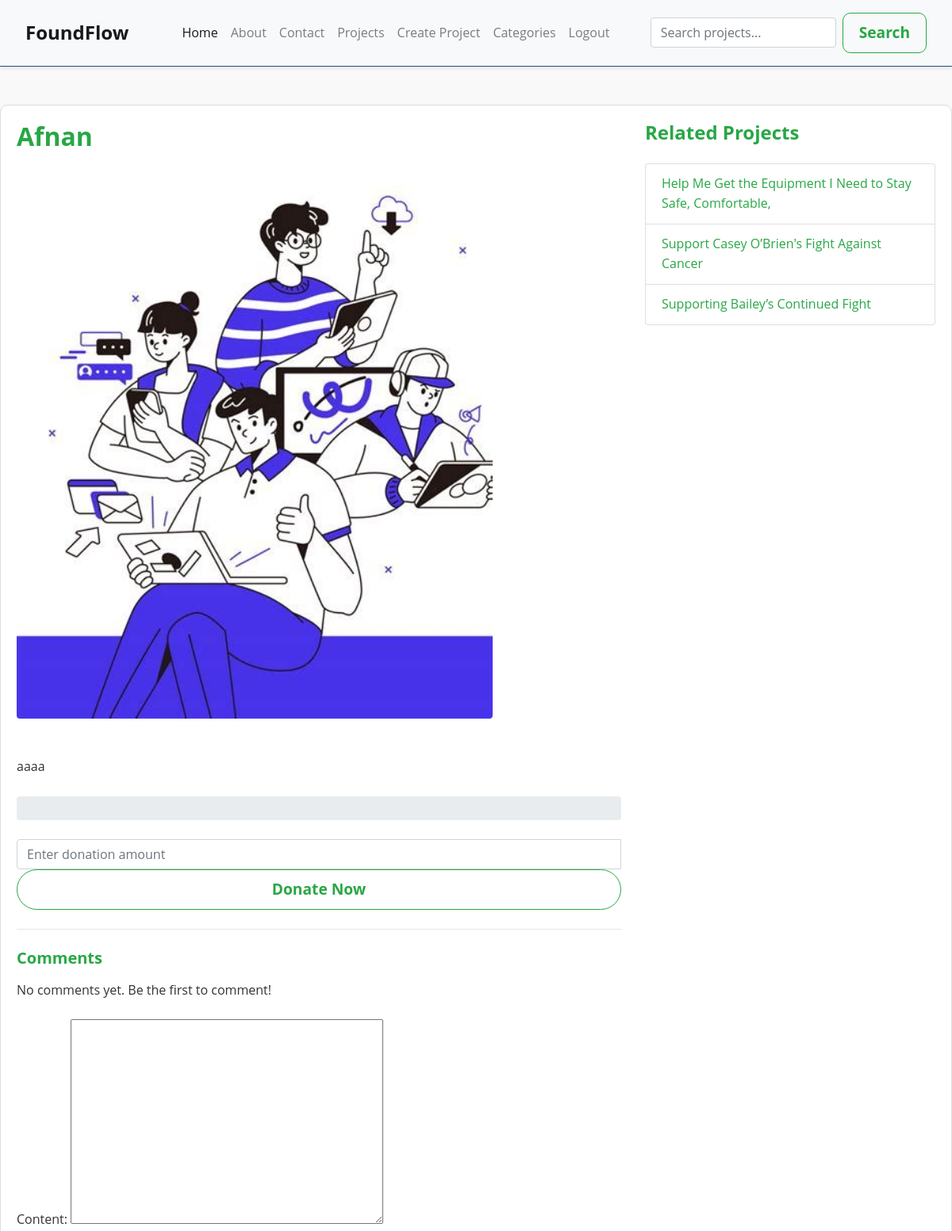
The page /founding/project/1/ (signed in, upper part) on the database as committed earlier.
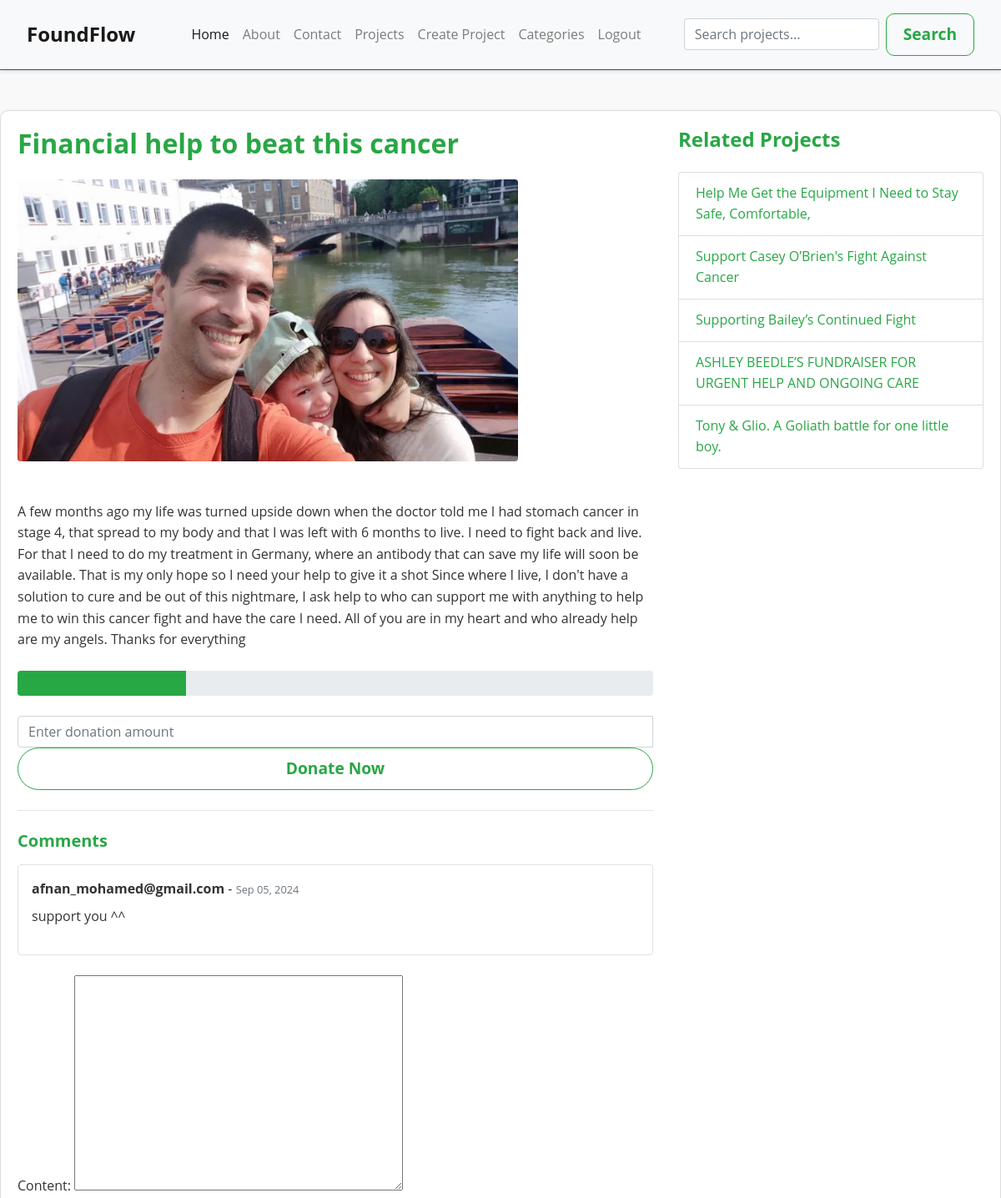
The same page on the database as committed later.
### founding/models.py (models this page shows, shortened)
class Project(models.Model):
    title = models.CharField(max_length=200)
    details = models.TextField()
    category = models.ForeignKey(Category, on_delete=models.CASCADE, default=1)
    pictures = models.ImageField(upload_to='project_images/', blank=True, null=True)
    total_target = models.DecimalField(max_digits=10, decimal_places=2)
    current_amount = models.IntegerField(default=0)
    tags = models.CharField(max_length=200, help_text="Comma-separated tags")
    start_time = models.DateTimeField(default=timezone.now)
    end_time = models.DateTimeField()
    is_active = models.BooleanField(default=True)
    @property
    def progress(self):
        if self.total_target > 0:
            return (self.current_amount / self.total_target) * 100
        return 0

class Comment(models.Model):
    user = models.ForeignKey(User, on_delete=models.CASCADE, related_name='comments')
    project = models.ForeignKey(Project, on_delete=models.CASCADE, related_name='comments')
    content = models.TextField()
    parent = models.ForeignKey('self', on_delete=models.SET_NULL, null=True, blank=True, related_name='replies')
    reported = models.BooleanField(default=False)
    created_at = models.DateTimeField(auto_now_add=True)

### founding/views.py (the view, shortened to what this page needs)
# urls.py: path('project/<int:pk>/', views.project_detail, name='project_detail'),
@login_required
def project_detail(request, pk):
    project = get_object_or_404(Project, pk=pk)
    related_projects = Project.objects.filter(category=project.category).exclude(pk=pk)[:5]
    comment_form = CommentForm()
    return render(request, 'founding/project_detail.html', {
        'project': project,
        'related_projects': related_projects,
        'comment_form': comment_form
    })

### founding/forms.py
class CommentForm(forms.ModelForm):
    class Meta:
        model = Comment
        fields = ['content']

### founding/templates/founding/project_detail.html (shortened to what this page needs)
{% extends 'base.html' %}
{% block content %}
<div class="container mt-5">
    <div class="row g-4">
        <div class="col-md-8">
            <h2 class="project-title text-success mb-4">{{ project.title }}</h2>
            {% if project.pictures %}
                <img src="{{ project.pictures.url }}" class="img-fluid rounded mb-4" alt="{{ project.title }}" style="width: 100%; max-width: 600px; height: auto; object-fit: cover;">
            {% endif %}
            <p class="mb-4">{{ project.details }}</p>
            <div class="progress mb-4" style="height: 30px;">
                <div class="progress-bar bg-success" role="progressbar" style="width: {{ project.progress }}%;" aria-valuenow="{{ project.progress }}" aria-valuemin="0" aria-valuemax="100">
                </div>
            </div>
            {% if user.is_authenticated %}
                <form method="POST" class="mb-4">
                    <div class="input-group">
                        <input type="number" name="amount" class="form-control" placeholder="Enter donation amount" required>
                        <button type="submit" name="donate" class="btn btn-outline-success-custom btn-block rounded-pill">Donate Now</button>
                    </div>
                </form>
            {% else %}
                <p class="mb-4">Please <a href="{% url 'login' %}">login</a> to donate.</p>
            {% endif %}
            <hr class="my-4">
            <h5 class="text-success mb-3">Comments</h5>
            <div class="comments-section mb-4">
                {% for comment in project.comments.all %}
                    <div class="comment mb-3 p-3 border rounded">
                        <strong>{{ comment.user.username }}</strong> - <small class="text-muted">{{ comment.created_at|date:"M d, Y" }}</small>
                        <p class="mt-2">{{ comment.content }}</p>
                    </div>
                {% empty %}
                    <p>No comments yet. Be the first to comment!</p>
                {% endfor %}
            </div>
            {% if user.is_authenticated %}
                <form method="POST" class="form-section">
                    {{ comment_form.as_p }}
                </form>
            {% else %}
                <p class="mt-4">Please <a href="{% url 'login' %}">login</a> to add a comment or donate.</p>
            {% endif %}
        </div>
        <div class="col-md-4">
            <h4 class="mb-4 text-success">Related Projects</h4>
            <ul class="list-group">
                {% for similar_project in related_projects %}
                    <li class="list-group-item">
                        <a href="{% url 'project_detail' similar_project.pk %}" class="text-decoration-none text-success">{{ similar_project.title }}</a>
                    </li>
                {% endfor %}
            </ul>
        </div>
    </div>
</div>
{% endblock %}

Rows that differ between the two databases and show on the page:
changed Project: title "Afnan" → "Financial help to beat this cancer"; pictures: a different picture; details "aaaa" → "A few months ago my life was turned upside down when the doctor told me I had stomach cancer in stage 4, that spread to my body and that I was left with 6 months to live. I need to fight back and live. For that I need to do my treatment in Germany, where an antibody that can save my life will soon be available. That is my only hope so I need your help to give it a shot Since where I live, I don't have a solution to cure and be out of this nightmare, I ask help to who can support me with anything to help me to win this cancer fight and have the care I need. All of you are in my heart and who already help are my angels. Thanks for everything"; current_amount 0 → 5300 (drawn)
added Comment: user.username "afnan_mohamed@gmail.com", created_at "Sep 05, 2024", content "support you ^^"
added Project: title "ASHLEY BEEDLE’S FUNDRAISER FOR URGENT HELP AND ONGOING CARE"
added Project: title "Tony & Glio. A Goliath battle for one little boy."
Other text that changed with them:
text no longer shown: "No comments yet. Be the first to comment!"
